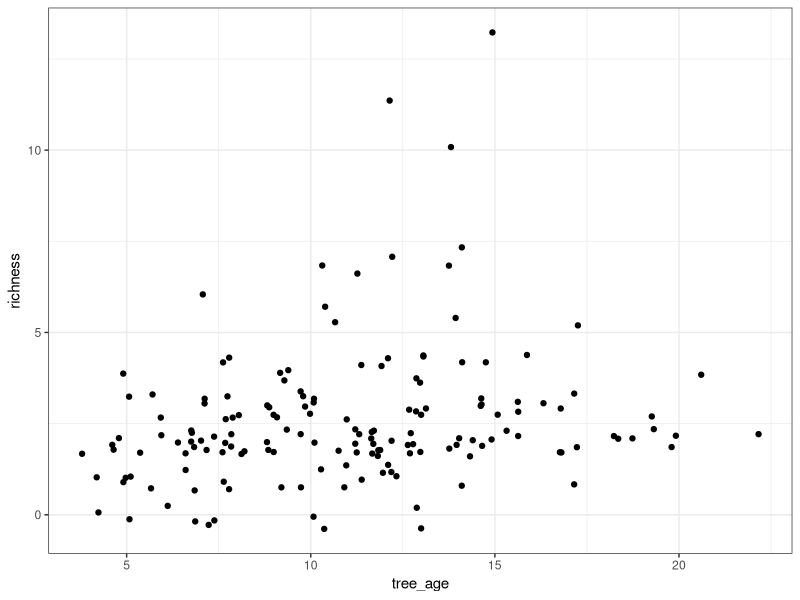
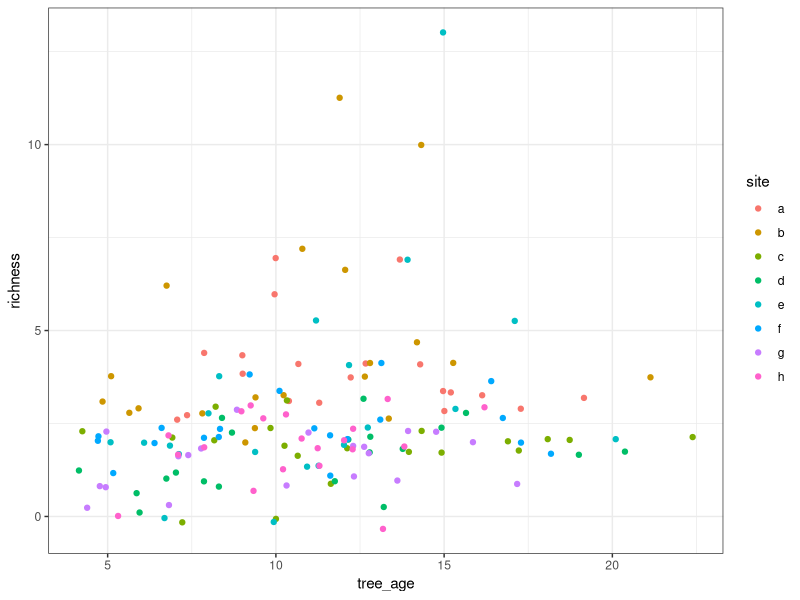
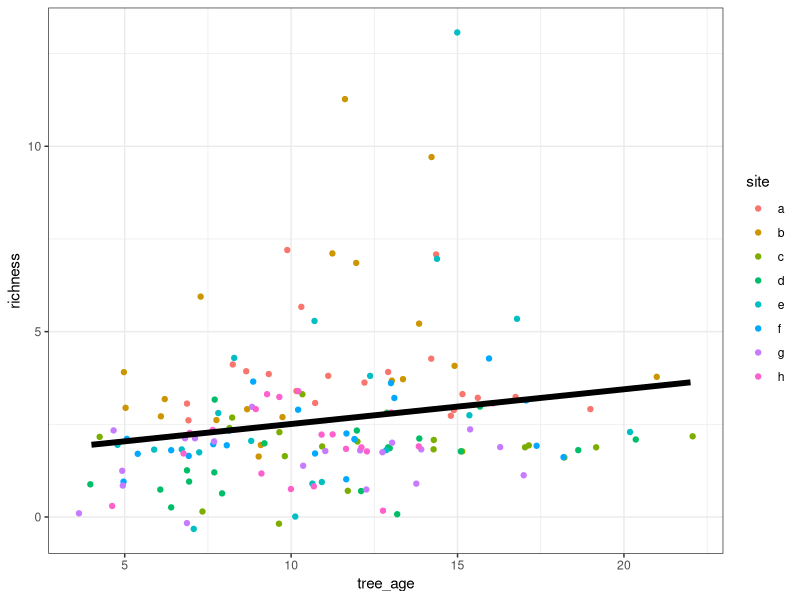
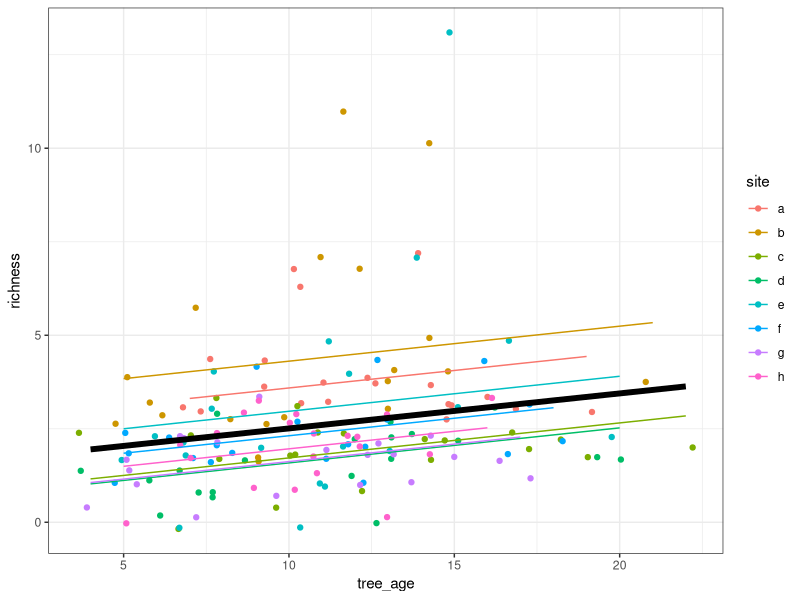
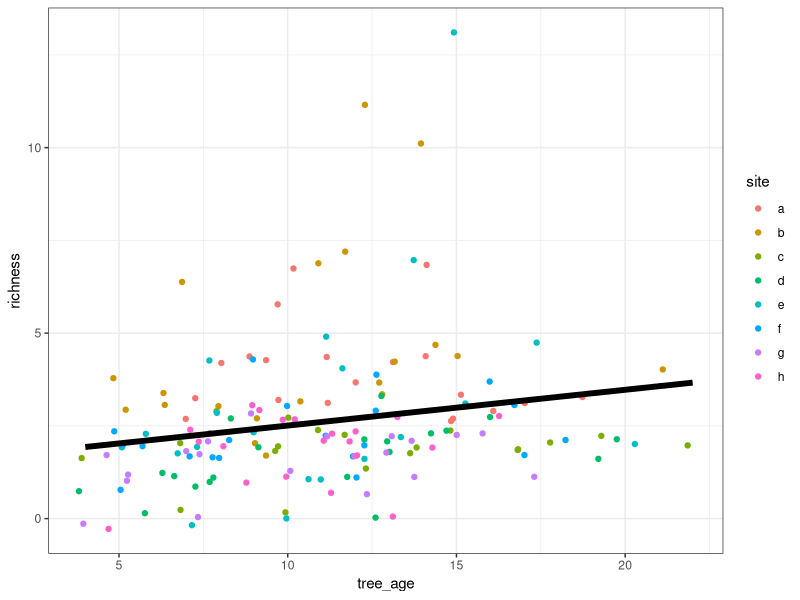
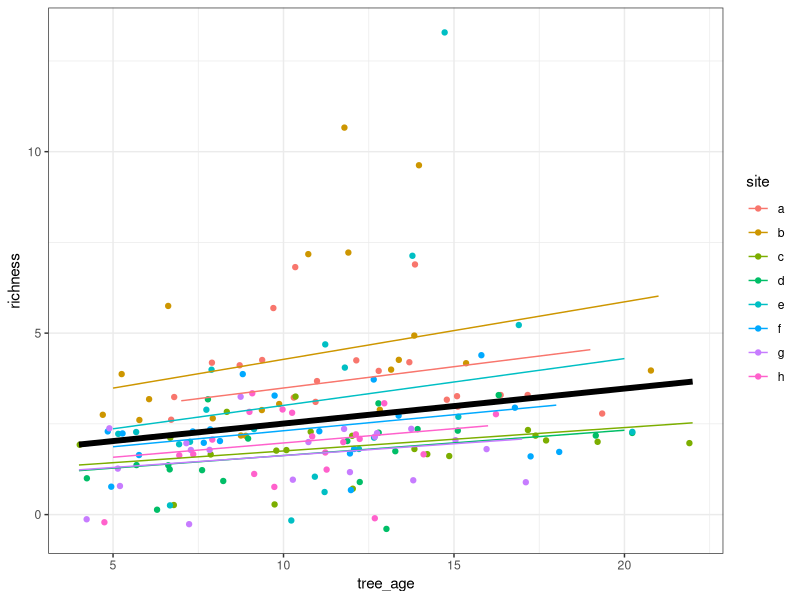

R code for these plots, in order:
# ---- Mixed Effect Models ----

# ---- Load Packages ----
library(nlme)
library(dplyr)
library(ggplot2)

# ---- Import Data ----
orchids <- read.csv("orchids.csv")

# ---- Explore Data ----
dim(orchids)
head(orchids)
glimpse(orchids)

# ---- Identify Research Question ----
# How does tree_age influence the richness of
# orchids?

# ---- Visualize Data ----
ggplot(orchids) +
  geom_jitter(aes(x = tree_age, y = richness)) +
  theme_bw()

# ---- Grouped Data ----
# We have data from multiple sites
ggplot(orchids) +
  geom_jitter(aes(x = tree_age, y = richness,
                 col = site)) +
  theme_bw()

# ---- Gaussian GLM ----
# Fixed Effect Model
# an unknown constant that is estimated from the data
gaussian_glm <- glm(richness ~ tree_age + site,
                    data = orchids,
                    family = "gaussian")
gaussian_glm

# Coefficients
coef(gaussian_glm)

# Requires sufficient data from each group
# Parameters are expensive!

# ---- Contextualizing the Research Question ----
# What are we *actually* trying to do?
# Is our question about comparing specific sites?

# We're concerned with the wider population and 
# trends, not site-specific differences

# ---- Random Intercept Model ----
# Estimates a distribution of the random
# effect of site on the intercept coefficient

# "The relationship (slope) will be the same, but
# the magnitude of the response variable (intercept)
# may differ"

# Model
random_int <- lme(richness ~ tree_age,
                  random = ~1 | site,
                  data = orchids)
random_int

# Coefficients
random_int$coefficients # fixed & random effects
coef(random_int) # random effect

# Fixed (population level) predictions
orchids <- orchids %>%
  mutate(predicted_ri_pop = predict(random_int,
                                    orchids,
                                    level = 0))

# Visualize population level model
ggplot(orchids) + 
  geom_jitter(aes(x = tree_age, y = richness,
                 col = site)) +
  geom_line(aes(x = tree_age, y = predicted_ri_pop),
            size = 2) +
  theme_bw()

# Random effect predictions
orchids <- orchids %>%
  mutate(predicted_ri_re = predict(random_int,
                                    orchids,
                                    level = 1))

# Visualize random effects level model
ggplot(orchids) + 
  geom_jitter(aes(x = tree_age, y = richness,
                 col = site)) +
  geom_line(aes(x = tree_age, y = predicted_ri_pop),
            size = 2) +
  geom_line(aes(tree_age, y = predicted_ri_re,
                col = site)) +
  theme_bw()

# ---- Comparing GLM to MEM ----
# Did using a random effect model "help"?

# When comparing models, you need to be aware of 
# the underlying methods being used to fit the 
# models and whether these methods generate models 
# that can be directly compared. While models can 
# be compared that don't use the same fit methods, 
# they need to have underlying similarities in their 
# formulation.

# E.g. Was it worth moving from the GLM to
# a random intercept model?

gaussian_glm # fit using Iteratively Reweighted Least Squares

random_int # fit using Restricted Maximum Likelihood

# These can't be compared directly!
# Instead, you need to refit the glm using
# generalized least square (GLS) using the gls() function

gaussian_gls <- gls(richness ~ tree_age,
                    data = orchids)

# The models must also have the *same* fixed effects
gaussian_gls$call
random_int$call

# Apply a likelihood ratio test
anova(gaussian_gls, random_int)

# ---- Random Intercept and Slope Model ----
# What if we wanted to look at how not only 
# intercept but also slope is effected by the 
# random influence of site?

# GLM: add an interatction
# Mixed Effect: Random intercept and slope model

# Model
# to include a link between this random effect and 
# our predictor variable, tree_age, we add tree_age
# to the left hand side of the vertical bar
random_intslo <- lme(richness ~ tree_age,
                     random = ~1 + tree_age | site,
                     data = orchids)

# Fixed (population level) predictions
orchids <- orchids %>%
  mutate(predicted_risl_pop = predict(random_intslo,
                                      orchids,
                                      level = 0))

# Visualize population level model
ggplot(orchids) +
  geom_jitter(aes(x = tree_age, y = richness,
                 col = site)) +
  geom_line(aes(x = tree_age, y = predicted_risl_pop),
            size = 2) +
  theme_bw()

# Random effect level predictions
orchids <- orchids %>%
  mutate(predicted_risl_re = predict(random_intslo,
                                     orchids,
                                     level = 1))

# Visualize random effect model
ggplot(orchids) +
  geom_jitter(aes(x = tree_age, y = richness,
                 col = site)) +
  geom_line(aes(x = tree_age, y = predicted_risl_pop),
            size = 2) +
  geom_line(aes(x = tree_age, y = predicted_risl_re,
                col = site)) +
  theme_bw()

# ---- Correlation Parameter ----
# correlation between the random intercepts and the 
# random slopes

random_intslo
# the correlation between out intercepts is 0.485

# ---- Variance ----
# calculate the variances of the random intercepts
# and slopes by squaring the standard deviations of
# the corresponding parameters

# Random intercept model
random_int
1.066118^2 # intercept

# Random intercept and slope model
random_intslo
0.74364541^2 # intercept
0.04433737^2 # slope

# ---- Model Selection ----
# Compare
anova(random_int, random_intslo)

# what happens to degrees of freedom? (# of parameters)
# what happens to AIC?
# what is the p-value?
